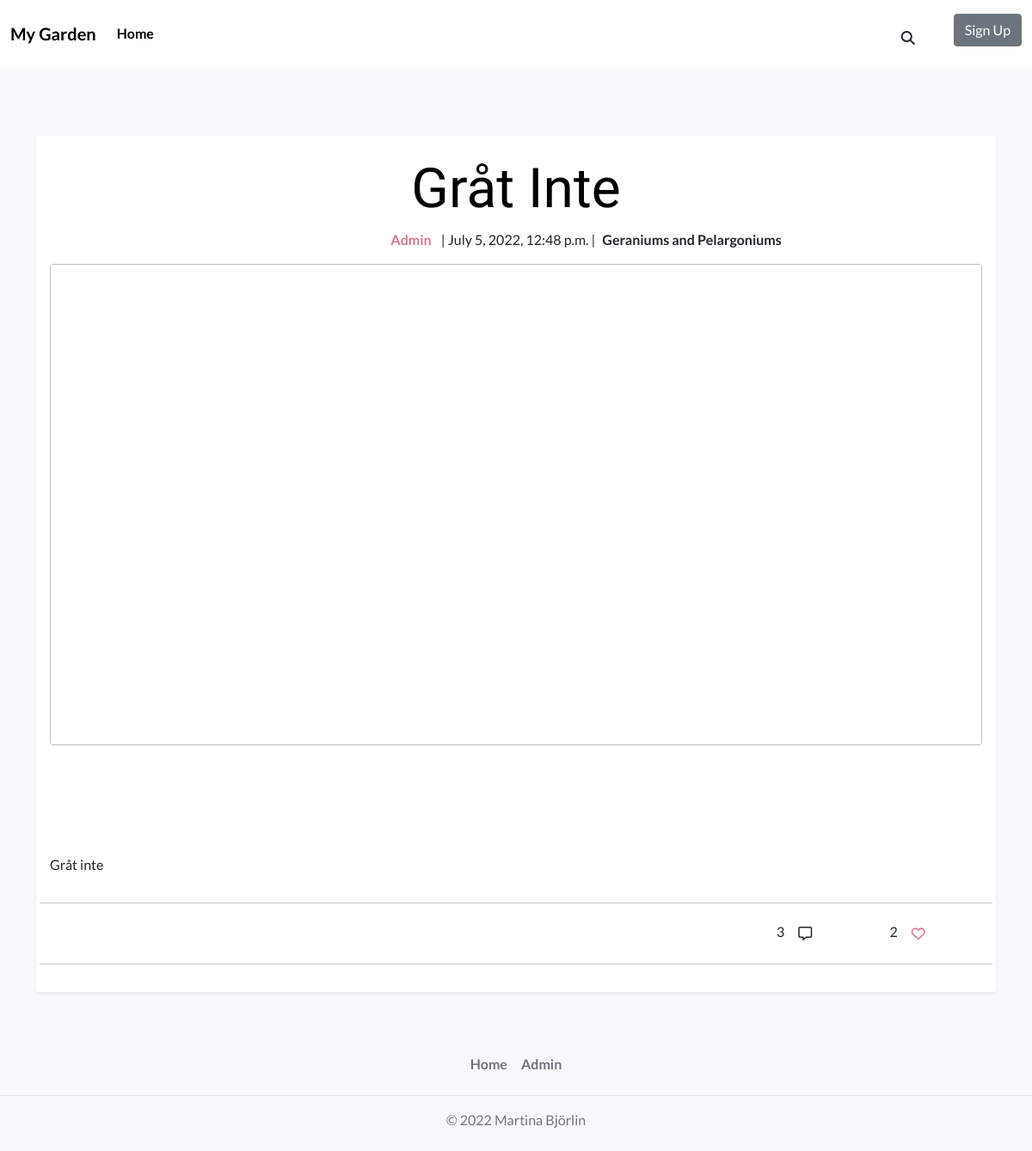
Page /blogpost/grat-inte/ on the earlier database version.
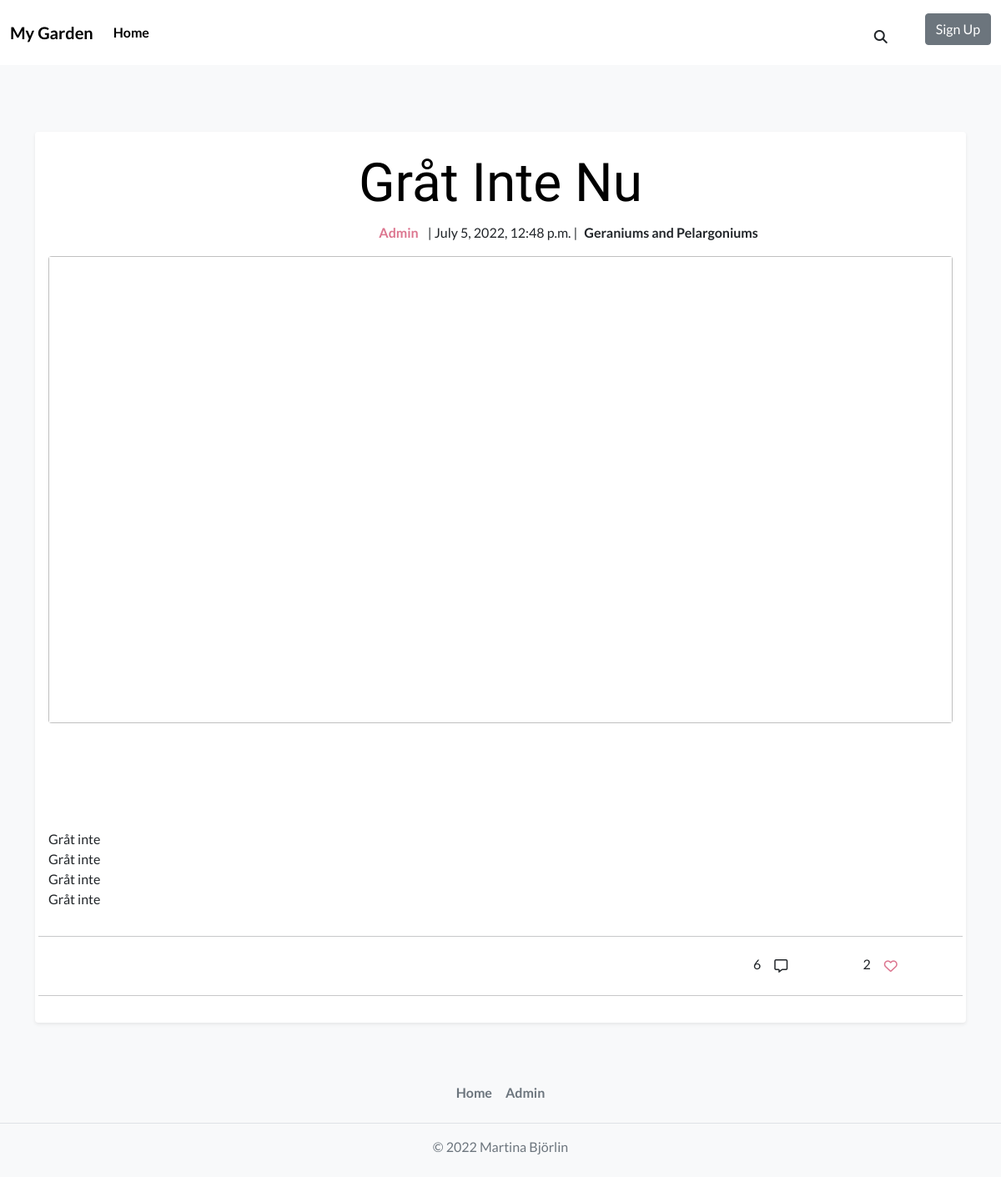
Same page on the later database version.
### blog_post/models.py (models this page shows, shortened)
class Post(models.Model):
    PUBLISH_STATUS = ((0, "Draft"), (1, "Publish"))
    title = models.CharField(max_length=100)
    slug = models.SlugField(max_length=200, unique=True)
    meta_description = models.CharField(max_length=150, blank=True)
    author = models.ForeignKey(
        User,
        on_delete=models.CASCADE,
        related_name="post_author",
    )
    category = models.ForeignKey(
        Category,
        on_delete=models.CASCADE,
        related_name="post_category",
    )
    created_on = models.DateTimeField(auto_now_add=True)
    updated_on = models.DateTimeField(auto_now=True)
    content = models.TextField()
    published = models.IntegerField(choices=PUBLISH_STATUS, default=0)
    publish_date = models.DateTimeField(blank=True, null=True)
    likes = models.ManyToManyField(
        Profile, related_name="post_likes", default=[0], blank=True
    )
    number_of_likes = models.BigIntegerField(default="0")
    liked = models.BooleanField(default=False)
    post_img = CloudinaryField("post_image", default="default_image")
    class Meta:
        ordering = ["-created_on"]

class Category(models.Model):
    name = models.CharField(
        max_length=50,
        unique=True,
        blank=False,
        null=False,
    )
    slug = models.SlugField(
        max_length=200,
        unique=True,
        blank=False,
        null=False,
    )
    category_img = CloudinaryField(
        "category_image",
        default="default_image",
    )
    class Meta:
        verbose_name_plural = "categories"
    def __str__(self):
        return f"{self.name}"

### blog_post/views.py (the view)
# urls.py: path("<slug:slug>/", BlogPostDetail.as_view(), name="blog_post"),
class BlogPostDetail(DetailView):
    template_name = "blog_post_detail.html"
    def get(self, request, slug, *args, **kwargs):
        queryset = Post.objects.filter(published=1).order_by("-created_on")
        post = get_object_or_404(queryset, slug=slug)
        liked = False
        if hasattr(self.request.user, "profile"):
            if post.likes.filter(id=request.user.profile.id).exists():
                liked = True
        context = {
            "post": post,
            "liked": liked,
        }
        return render(
            request,
            "blog_post_detail.html",
            context,
        )

### profiles/models.py (called while the page is built)
    def __str__(self):
        return f"{self.user}"

### blog_post/templates/blog_post_detail.html (shortened to what this page needs)
{% extends 'base.html' %}
{% load static %}
{% block content %}
<article class=" blog-post-detail shadow-sm p-3 mb-5 bg-body rounded">
   <div class="row">
      <span class="text-center">
         <a href="{% url 'blog_post' post.slug %}" class="blog-post-header">
            <h1 class="display-3 text-capitalize blog-post-header">{{post.title}}</h1>
         </a>
      </span>
   </div>
   <div class="row">
      <div class="col-lg-7 col-md-12 col-sm-12 g-0">
         <p class="text-center text-lg-end"><span class="fw-bold post-author m-2">{{post.author}} </span>| {{post.created_on}} |</p>
      </div>
      <div class="col-lg-5 col-md-12 col-sm-12 g-0">
         <p class="text-center text-lg-start text-md-center text-sm-center fw-bold"><span class="m-2">{{post.category}}</span></p>
      </div>
   </div>
   <div>
      {% if 'default_image' in post.post_img.url %}
      <img src="../../static/media/temporary_default.jpeg" class="bg-body rounded" alt="..." width="100%" >
      {% else %}
      <img id="blog-post-detail-img" class="bg-body rounded"  src=" {{ post.post_img.url }}" width="100%">
      {% endif %}
   </div>
   <article id="blog-post-body">
      <div class="row">
         <p class="blog-post-content"> {{post.content | linebreaks}} </p>
      </div>
   </article>
   <div class="comment-and-like-section">
      <div class="row">
         <hr>
         <div class="col-9 col-md-10 col-lg-10">
            <p class="text-end">{{post.post_comments.count}}
               <button class="btn btn-comments" type="button"><i class="far fa-comment-alt"></i></button>
            </p>
         </div>
         <div class="col-3 col-md-2 col-lg-2 text-center">
            <span>{{post.number_of_likes}}</span>
            {% if request.user.is_authenticated %}
            {% if liked %}
            <button class="btn btn_likes" id="btn-like" name="{% url 'post_likes' post.slug %}" type="submit"
               value="{{post.id}}"><i id="btn-i" class="fas fa-heart btn-icon"></i></button>
            {% else %}
            <button class="btn btn_likes" id="btn-like" name="{% url 'post_likes' post.slug %}" type="submit"
               value="{{post.id}}"><i id="btn-i" class="far fa-heart btn-icon"></i></button>
            {% endif %}
            {% else %}
            <button class="btn" id="btn-like" onclick="alertMsgVisitorLikes()"><i id="btn-i" class="far fa-heart btn-icon"></i></button>
            {% endif %}
         </div>
         <hr>
      </div>
   </div>
</article>
{% endblock %}

Differences in the rows shown:
changed Post "Admin": title "Gråt Inte" → "Gråt Inte Nu"; content "Gråt inte" → "Gråt inte Gråt inte Gråt inte Gråt inte"; post_comments.count "3" → "6"
